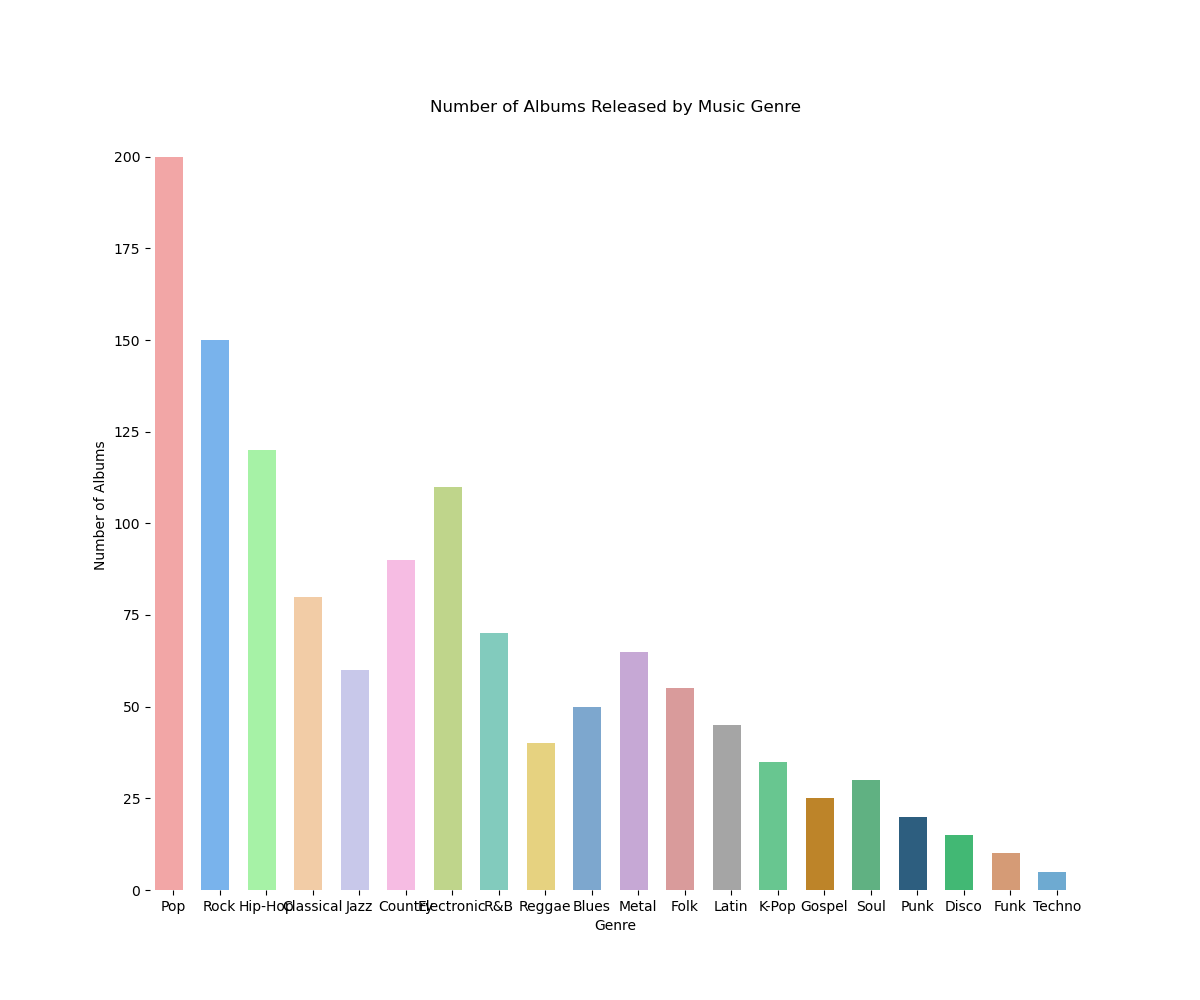

This chart was generated by the following Python code:

import seaborn as sns
import pandas as pd
import matplotlib.pyplot as plt

# Data
data = {
    'Genre': ['Pop', 'Rock', 'Hip-Hop', 'Classical', 'Jazz', 'Country', 'Electronic', 'R&B', 'Reggae', 
              'Blues', 'Metal', 'Folk', 'Latin', 'K-Pop', 'Gospel', 'Soul', 'Punk', 'Disco', 'Funk', 'Techno'],
    'Number_of_Albums': [200, 150, 120, 80, 60, 90, 110, 70, 40, 50, 65, 55, 45, 35, 25, 30, 20, 15, 10, 5]
}

df = pd.DataFrame(data)

# Plot
plt.figure(figsize=(12, 10))  # Width and height modification
sns.barplot(y="Number_of_Albums", x="Genre", data=df,
            palette=['#ff9999','#66b3ff','#99ff99','#ffcc99', '#c2c2f0','#ffb3e6', '#c4e17f', '#76d7c4', '#f7dc6f',
                     '#6fa8dc', '#c9a0dc', '#E39191', '#a5a5a5', '#58D68D', '#D68910', '#52BE80', '#1F618D', '#2ECC71', '#E59866', '#5DADE2'],
            dodge=False)  # Color modification using specific color codes

# Set the bars' height
for bar in plt.gca().patches:
    bar.set_width(0.6)  # Width of bars when vertical

plt.ylabel('Number of Albums')
plt.xlabel('Genre')
plt.title('Number of Albums Released by Music Genre')
sns.despine(left=True, bottom=True)  # Cleaning up the plot
plt.show()
